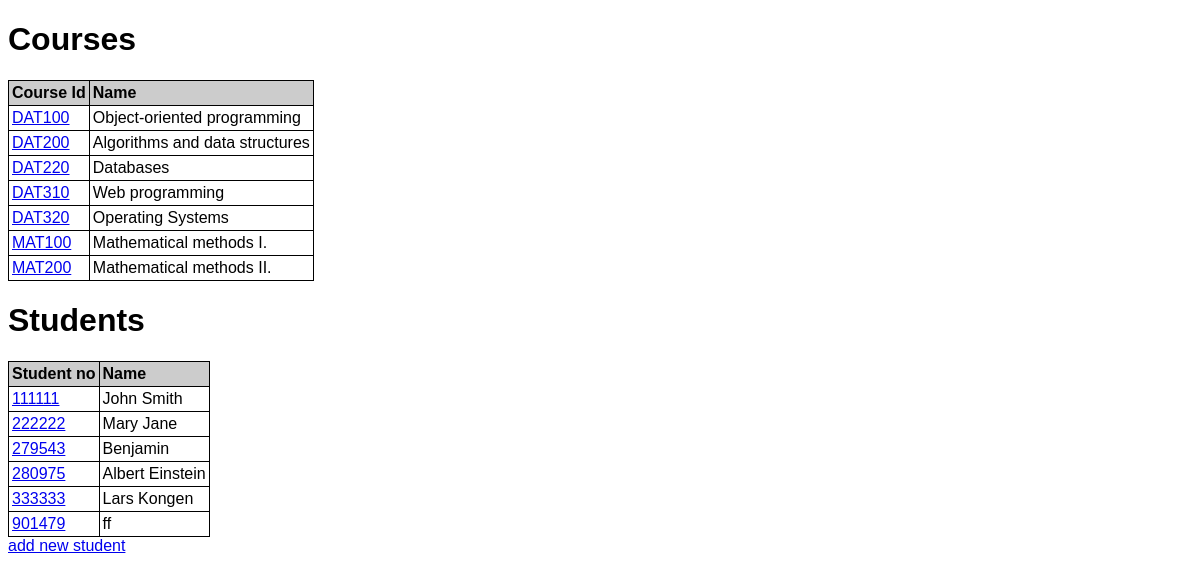
The page / on the database its author committed.
### tables this page shows
CREATE TABLE courses (
                                id TEXT UNIQUE NOT NULL,
                                name TEXT
                            );

CREATE TABLE students (
                                student_no INTEGER UNIQUE NOT NULL,
                                name TEXT NOT NULL
                            );

### app.py (the view)
@app.route("/")
def index():
    db=get_db()
    return render_template("index.html",
                    students=set.select_students(db),
                    courses=set.select_courses(db),)

### app.py (called while the page is built)
def get_db():
    if not hasattr(g, "_database"):
        print("create connection")
        g._database = sqlite3.connect(DATABASE)
    return g._database

@app.teardown_appcontext
def teardown_db(error):
    db = getattr(g, '_database', None)
    if db is not None:
        print("close connection")
        db.close()

### setup_db.py (called while the page is built)
def select_students(conn):
    cur = conn.cursor()
    cur.execute("SELECT student_no, name FROM students ORDER BY student_no ASC")
    students = []
    for (student_no, name) in cur:
        students.append({
            "student_no": student_no,
            "name": name
            })
    return students

def select_courses(conn):
    cur = conn.cursor()
    cur.execute("SELECT id, name FROM courses ORDER BY id ASC")
    courses = []
    for (id,name) in cur:
        courses.append({
            "course_id": id,
            "name": name
            })
    return courses

### templates/index.html
{% extends "base.html" %}
{% block content %}
    <h1>Courses</h1>
            <table>
                <thead>
                    <tr>
                        <th>Course Id</th>
                        <th>Name</th>
                    </tr>
                </thead>
                <tbody>
                    {% for course in courses %}
                    <tr>
                        <td><a href="{{url_for('coursepage',course_code=course.course_id)}}">{{course.course_id}}</a></td>
                        <td>{{course.name}}</td>
                    </tr>
                    {% endfor %}
            </tbody>
            </table>
    <h1>Students</h1>
            <table>
                <thead>
                    <tr>
                        <th>Student no</th>
                        <th>Name</th>
                    </tr>
                </thead>
                <tbody>
                {% for student in students %}
                <tr>
                    <td><a href="{{url_for('studpage',student_no=student.student_no)}}">{{ student.student_no }} </a></td>
                    <td>{{ student.name }}</td>
                </tr>
                {% endfor %}
            </tbody>
            </table>
    <a href="{{url_for('add_stud_page')}}">add new student</a>
{% endblock %}

### templates/base.html (shortened to what this page needs)
<!DOCTYPE html>
<html lang="en">
<head>
    <link rel="stylesheet" href="{{ url_for('static', filename='style.css') }}"/>
</head>
<body>
    <div id="container">
        {% block content %}
        {% endblock %}
    </div>
</body>
</html>

### static/style.css (style rules this page uses)
* { font-family: Verdana, Arial, sans-serif; }
table { border-collapse: collapse; }
th { background-color: #cccccc; text-align: left; }
td, th { border: 1px solid black; padding: 3px; }

### rows shown on the page
courses: course_id "DAT100", name "Object-oriented programming"
courses: course_id "DAT200", name "Algorithms and data structures"
courses: course_id "DAT220", name "Databases"
courses: course_id "DAT310", name "Web programming"
courses: course_id "DAT320", name "Operating Systems"
courses: course_id "MAT100", name "Mathematical methods I."
courses: course_id "MAT200", name "Mathematical methods II."
students: student_no "111111", name "John Smith"
students: student_no "222222", name "Mary Jane"
students: student_no "279543", name "Benjamin"
students: student_no "280975", name "Albert Einstein"
students: student_no "333333", name "Lars Kongen"
students: student_no "901479", name "ff"
